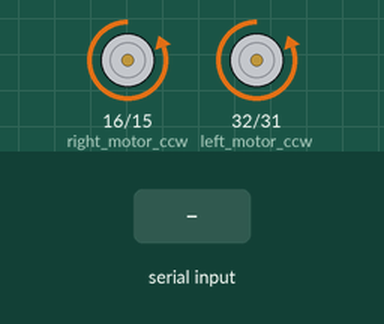
Recording of a program running on a simulated Raspberry Pi (header pin numbers). Shown: motor-driver pin pairs drawn as motors (green arrow = first pin HIGH = forward, orange = second pin HIGH = backward, longer = more drive). The inputs (shaded band) are chosen by the test bench. Threads take turns every 2 ms.

Above: at 1.2 s.
1.3 s: "5\n" received over the second serial link
At 2.0 s:
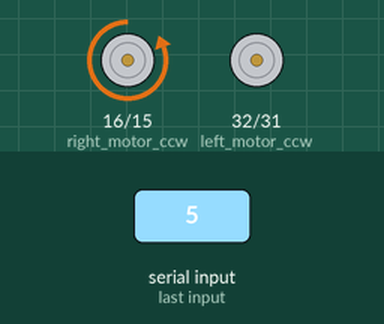
2.8 s: "90\n" received over the second serial link
At 3.5 s:
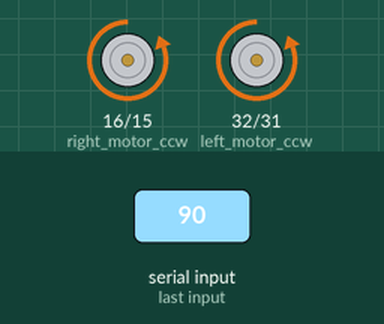
4.4 s: "1\n" received over the second serial link
At 5.7 s:
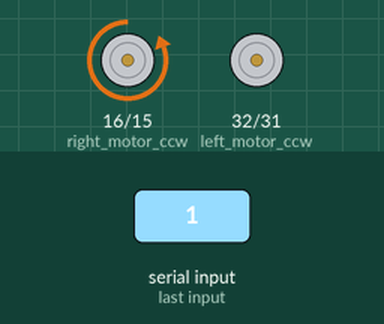
Timing chart, 0 to 7.4 s (numbered marks = the images above; inputs shaded):
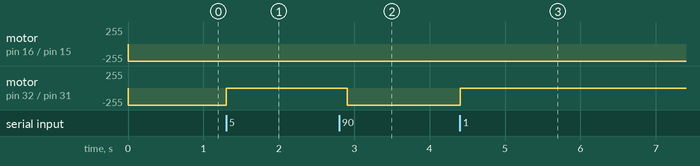

The program:

fullcode.py
```python
import _thread
import time
import serial
import RPi.GPIO as gpio


def goforward():
    gpio.output(left_motor_cw,gpio.HIGH)
    gpio.output(right_motor_cw,gpio.HIGH)


def turnleft():
    gpio.output(right_motor_cw,gpio.HIGH)
    gpio.output(left_motor_cw,gpio.LOW)
    time.sleep(0.8)
    gpio.output(right_motor_cw,gpio.LOW)

def turnright():
    gpio.output(left_motor_cw,gpio.HIGH)
    gpio.output(right_motor_cw,gpio.LOW)
    time.sleep(0.8)
    gpio.outpu(left_motor_cw,gpio.LOW)

def gobackward():
    gpio.output(left_motor_ccw,gpio.HIGH)
    gpio.output(right_motor_ccw,gpio.HIGH)

def stop():
    gpio.output(left_motor_cw,gpio.LOW)
    gpio.output(left_motor_ccw,gpio.LOW)
    gpio.output(right_motor_cw,gpio.LOW)
    gpio.output(right_motor_ccw,gpio.LOW)

def checkanddriveright():
    while int(distance[-1][0]) < 30:
        stop()
        turnleft()
    goforward()

def checkanddriveleft():
    while int(distance[-1][1]) < 30:
        stop()
        turnright()
    goforward()

# Define a function for the thread
def serial_monitor(iss):
    global distance
    ser = serial.Serial('/dev/ttyACM0', 9600, timeout=1)
    ser.reset_input_buffer()
    while True:
        if len(distance)>10:
            distance=[distance[-1]]
        if ser.in_waiting > 0:
            line = ser.readline().decode('ascii').rstrip()
            distance.append(line.split(' '))


def motor_control(ssi):
    goforward()
    while True:
        try:
            if int(distance[-1][0]) < 30:
                stop()
                checkanddriveright()
            elif int(distance[-1][1]) < 30:
                stop()
                checkanddriveleft()
        except:
            pass

distance=[]
left_motor_cw=31
left_motor_ccw=32
right_motor_cw=15
right_motor_ccw=16


gpio.setmode(gpio.BOARD)
gpio.setwarnings(False)
gpio.setup(left_motor_cw,gpio.OUT)
gpio.setup(left_motor_ccw,gpio.OUT)
gpio.setup(right_motor_cw,gpio.OUT)
gpio.setup(right_motor_ccw,gpio.OUT)

try:
    _thread.start_new_thread(serial_monitor,(1,))
    _thread.start_new_thread(motor_control,(1,))
except:
    print ("Error: unable to start thread")

while 1:
    pass
```

Measured:
- after the input at 1.3 s, motor on pin 32 (left_motor_ccw) / pin 31 (left_motor_cw): backward 255/255 → stopped at once
- after the input at 2.8 s, motor on pin 32 (left_motor_ccw) / pin 31 (left_motor_cw): stopped → backward 255/255 after 0.11 s
- after the input at 4.4 s, motor on pin 32 (left_motor_ccw) / pin 31 (left_motor_cw): backward 255/255 → stopped at once
